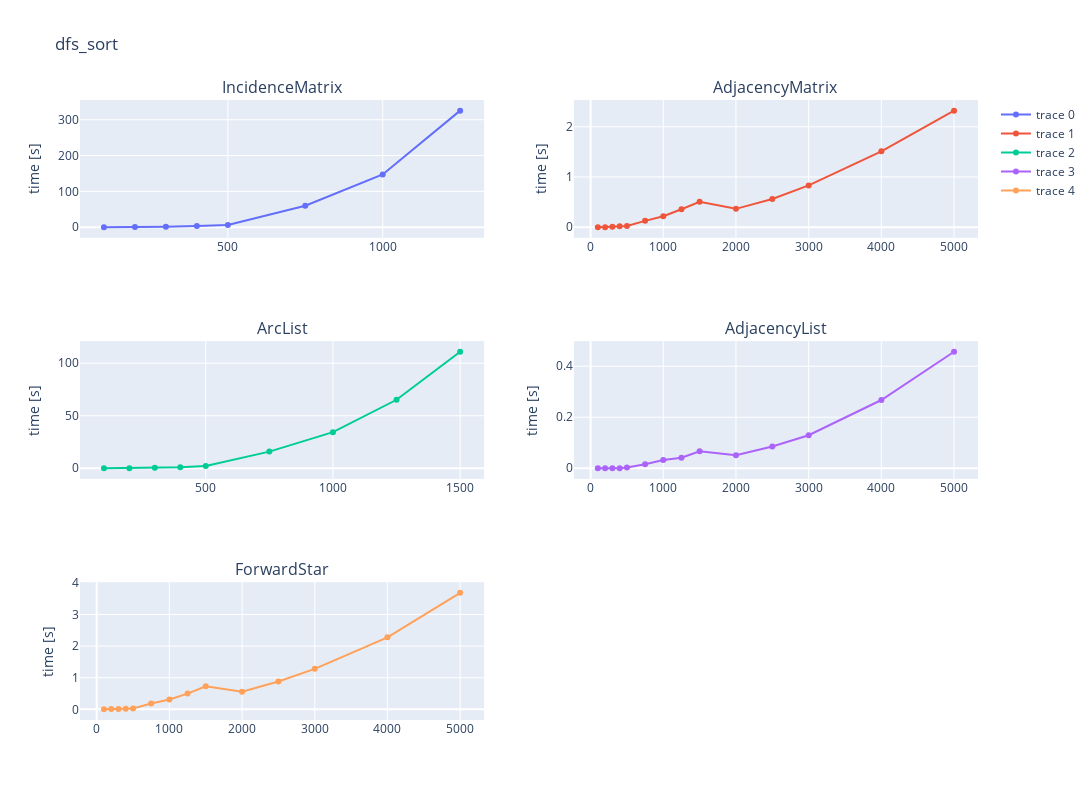

The cell this chart's notebook holds for it:
### Code cell
compareSortTimesForGraphRepresentation(times["dfs_sort"], "dfs_sort")

### Figure 1 — Plotly figure (JSON) as saved in the notebook; plotly's stock layout.template omitted (floating-point values rounded to 4 significant figures)
{"data": [{"text": ["0.051", "0.391", "1.329", "3.195", "6.24", "59.887", "147.05", "325.308"], "type": "scatter", "x": [100, 200, 300, 400, 500, 750, 1000, 1250], "xaxis": "x", "y": [0.05118, 0.3911, 1.329, 3.195, 6.24, 59.89, 147.0, 325.3], "yaxis": "y"}, {"text": ["0.0", "0.0", "0.01", "0.015", "0.025", "0.125", "0.218", "0.356", "0.504", "0.365", "0.562", "0.831", "1.511", "2.322"], "type": "scatter", "x": [100, 200, 300, 400, 500, 750, 1000, 1250, 1500, 2000, 2500, 3000, 4000, 5000], "xaxis": "x2", "y": [0, 0, 0.009887, 0.01534, 0.02472, 0.1252, 0.2179, 0.3556, 0.5044, 0.3646, 0.562, 0.8314, 1.511, 2.322], "yaxis": "y2"}, {"text": ["0.01", "0.109", "0.366", "0.892", "2.177", "15.858", "34.38", "65.187", "110.884"], "type": "scatter", "x": [100, 200, 300, 400, 500, 750, 1000, 1250, 1500], "xaxis": "x3", "y": [0.009867, 0.109, 0.3661, 0.8918, 2.177, 15.86, 34.38, 65.19, 110.9], "yaxis": "y3"}, {"text": ["0.0", "0.0", "0.0", "0.0", "0.003", "0.016", "0.032", "0.042", "0.067", "0.051", "0.085", "0.13", "0.268", "0.457"], "type": "scatter", "x": [100, 200, 300, 400, 500, 750, 1000, 1250, 1500, 2000, 2500, 3000, 4000, 5000], "xaxis": "x4", "y": [0, 0, 0, 0, 0.003239, 0.01561, 0.03241, 0.04157, 0.06667, 0.05083, 0.08546, 0.1296, 0.2676, 0.4568], "yaxis": "y4"}, {"text": ["0.0", "0.011", "0.011", "0.022", "0.028", "0.187", "0.311", "0.498", "0.731", "0.555", "0.88", "1.281", "2.279", "3.684"], "type": "scatter", "x": [100, 200, 300, 400, 500, 750, 1000, 1250, 1500, 2000, 2500, 3000, 4000, 5000], "xaxis": "x5", "y": [0, 0.01083, 0.01083, 0.02249, 0.02839, 0.1875, 0.3109, 0.498, 0.7307, 0.5552, 0.8801, 1.281, 2.279, 3.684], "yaxis": "y5"}], "layout": {"annotations": [{"font": {"size": 16}, "showarrow": false, "text": "IncidenceMatrix", "x": 0.225, "xanchor": "center", "xref": "paper", "y": 1, "yanchor": "bottom", "yref": "paper"}, {"font": {"size": 16}, "showarrow": false, "text": "AdjacencyMatrix", "x": 0.775, "xanchor": "center", "xref": "paper", "y": 1, "yanchor": "bottom", "yref": "paper"}, {"font": {"size": 16}, "showarrow": false, "text": "ArcList", "x": 0.225, "xanchor": "center", "xref": "paper", "y": 0.6111, "yanchor": "bottom", "yref": "paper"}, {"font": {"size": 16}, "showarrow": false, "text": "AdjacencyList", "x": 0.775, "xanchor": "center", "xref": "paper", "y": 0.6111, "yanchor": "bottom", "yref": "paper"}, {"font": {"size": 16}, "showarrow": false, "text": "ForwardStar", "x": 0.225, "xanchor": "center", "xref": "paper", "y": 0.2222, "yanchor": "bottom", "yref": "paper"}], "height": 800, "title": {"text": "dfs_sort"}, "width": 1200, "xaxis": {"anchor": "y", "domain": [0, 0.45]}, "xaxis2": {"anchor": "y2", "domain": [0.55, 1]}, "xaxis3": {"anchor": "y3", "domain": [0, 0.45]}, "xaxis4": {"anchor": "y4", "domain": [0.55, 1]}, "xaxis5": {"anchor": "y5", "domain": [0, 0.45]}, "xaxis6": {"anchor": "y6", "domain": [0.55, 1]}, "yaxis": {"anchor": "x", "domain": [0.7778, 1], "title": {"text": "time [s]"}}, "yaxis2": {"anchor": "x2", "domain": [0.7778, 1], "title": {"text": "time [s]"}}, "yaxis3": {"anchor": "x3", "domain": [0.3889, 0.6111], "title": {"text": "time [s]"}}, "yaxis4": {"anchor": "x4", "domain": [0.3889, 0.6111], "title": {"text": "time [s]"}}, "yaxis5": {"anchor": "x5", "domain": [0, 0.2222], "title": {"text": "time [s]"}}, "yaxis6": {"anchor": "x6", "domain": [0, 0.2222]}}}
